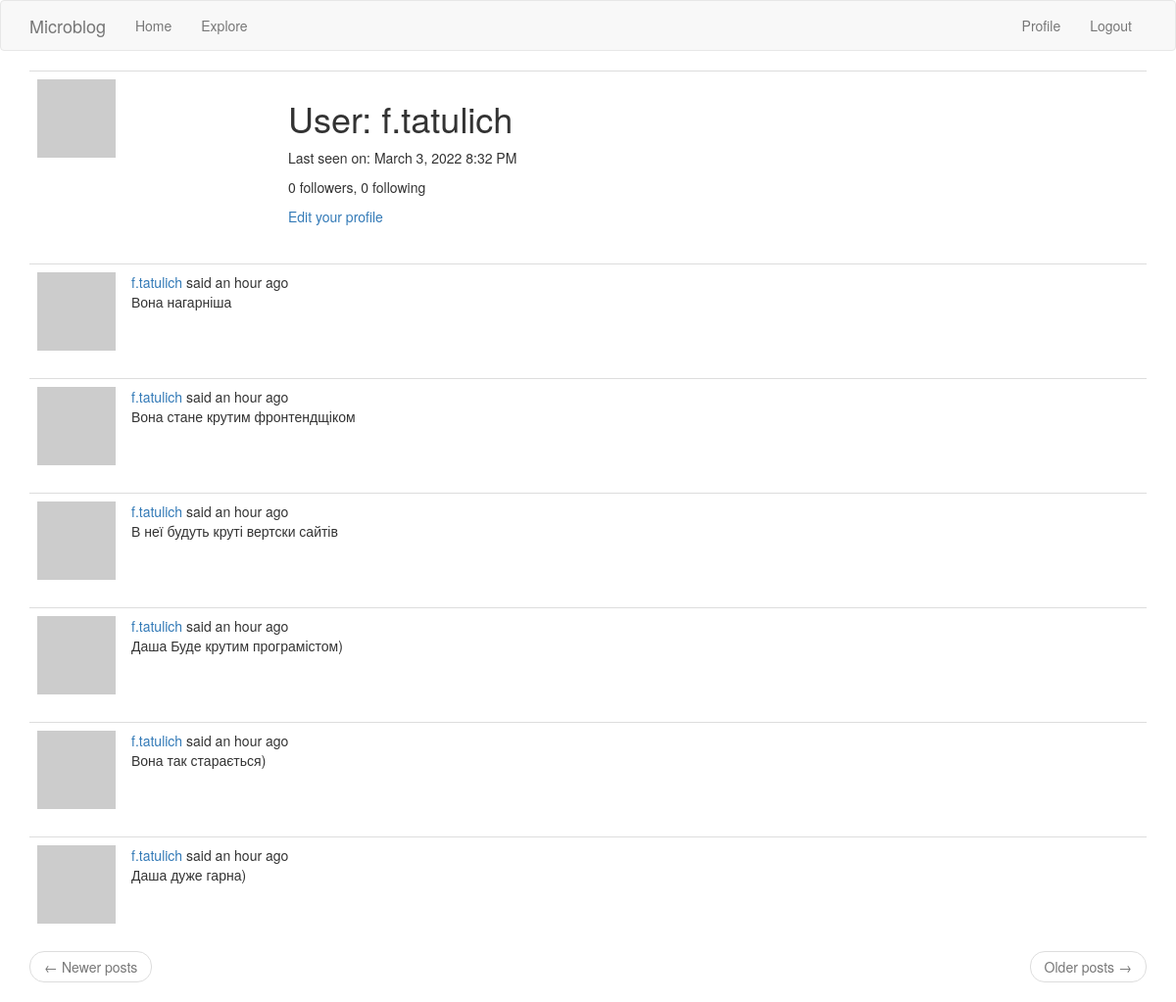
Page /user/f.tatulich (signed in) on the committed database.
### app/models.py (models this page shows, shortened)
class User(UserMixin, db.Model):
    id = db.Column(db.Integer, primary_key=True)
    username = db.Column(db.String(64), index=True, unique=True)
    email = db.Column(db.String(120), index=True, unique=True)
    password_hash = db.Column(db.String(128))
    about_me = db.Column(db.String(140))
    last_seen = db.Column(db.DateTime, default=datetime.utcnow)
    posts = db.relationship("Post", backref="author", lazy="dynamic")
    followed = db.relationship("User",
                               secondary=followers,
                               primaryjoin=(followers.c.follower_id == id),
                               secondaryjoin=(followers.c.followed_id == id),
                               backref=db.backref("followers", lazy="dynamic"),
                               lazy="dynamic"
                               )
    def avatar(self, size):
        digest = md5(self.email.lower().encode("utf-8")).hexdigest()
        return f"https://www.gravatar.com/avatar/{digest}?d=identicon&s={size}"

class Post(db.Model):
    id = db.Column(db.Integer, primary_key=True)
    body = db.Column(db.String(140))
    timestamp = db.Column(db.DateTime, index=True, default=datetime.utcnow)
    user_id = db.Column(db.Integer, db.ForeignKey("user.id"))

### app/routes.py (the view)
@app.route("/user/<username>")
@login_required
def user(username):
    user = User.query.filter_by(username=username).first_or_404()
    page = request.args.get('page', 1, type=int)
    posts = user.posts.order_by(Post.timestamp.desc()).paginate(page, app.config['POSTS_PER_PAGE'], False)
    next_url = url_for('user', username=user.username, page=posts.next_num) if posts.has_next else None
    prev_url = url_for('user', username=user.username, page=posts.prev_num) if posts.has_prev else None
    return render_template('user.html',
                           user=user,
                           posts=posts.items,
                           next_url=next_url,
                           prev_url=prev_url)

### app/models.py (called while the page is built)
@login.user_loader
def load_user(id):
    return User.query.get(int(id))

### app/routes.py (called while the page is built)
@app.before_request
def before_request():
    if current_user.is_authenticated:
        current_user.last_seen = datetime.utcnow()
        db.session.commit()
    g.locale = str(get_locale())

### app/templates/user.html (shortened to what this page needs)
{% extends "base.html" %}
{% block app_content %}
    <table class="table table-hover">
        <tr>
            <td width="256px"><img src="{{ user.avatar(256) }}"></td>
            <td>
                <h1>{{ _('User') }}: {{ user.username }}</h1>
                {% if user.last_seen %}
                <p>{{ _('Last seen on') }}: {{ moment(user.last_seen).format('LLL') }}</p>
                {% endif %}
                <p>{{ _('%(count)d followers', count=user.followers.count()) }}, {{ _('%(count)d following', count=user.followed.count()) }}</p>
                {% if user == current_user %}
                <p><a href="{{ url_for('edit_profile') }}">{{ _('Edit your profile') }}</a></p>
                {% endif %}
            </td>
        </tr>
    </table>
    {% for post in posts %}
        {% include '_post.html' %}
    {% endfor %}
    <nav aria-label="...">
        <ul class="pager">
            <li class="previous{% if not prev_url %} disabled{% endif %}">
                <a href="{{ prev_url or '#' }}">
                    <span aria-hidden="true">&larr;</span> {{ _('Newer posts') }}
                </a>
            </li>
            <li class="next{% if not next_url %} disabled{% endif %}">
                <a href="{{ next_url or '#' }}">
                    {{ _('Older posts') }} <span aria-hidden="true">&rarr;</span>
                </a>
            </li>
        </ul>
    </nav>
{% endblock %}

### app/templates/_post.html (shortened to what this page needs)
    <table class="table table-hover">
        <tr>
            <td width="70px">
                <a href="{{ url_for('user', username=post.author.username) }}">
                    <img src="{{ post.author.avatar(70) }}" />
                </a>
            </td>
            <td>
                {{ _('%(username)s said %(when)s',
                    username=user_link, when=moment(post.timestamp).fromNow()) }}
                <br>
                {{ post.body }}
            </td>
        </tr>
    </table>

### rows in the picture
User: username "f.tatulich", last_seen "March 3, 2022 8:32 PM"
Post: body "Вона нагарніша"
Post: body "Вона стане крутим фронтендщіком"
Post: body "В неї будуть круті вертски сайтів"
Post: body "Даша Буде крутим програмістом)"
Post: body "Вона так старається)"
Post: body "Даша дуже гарна)"
